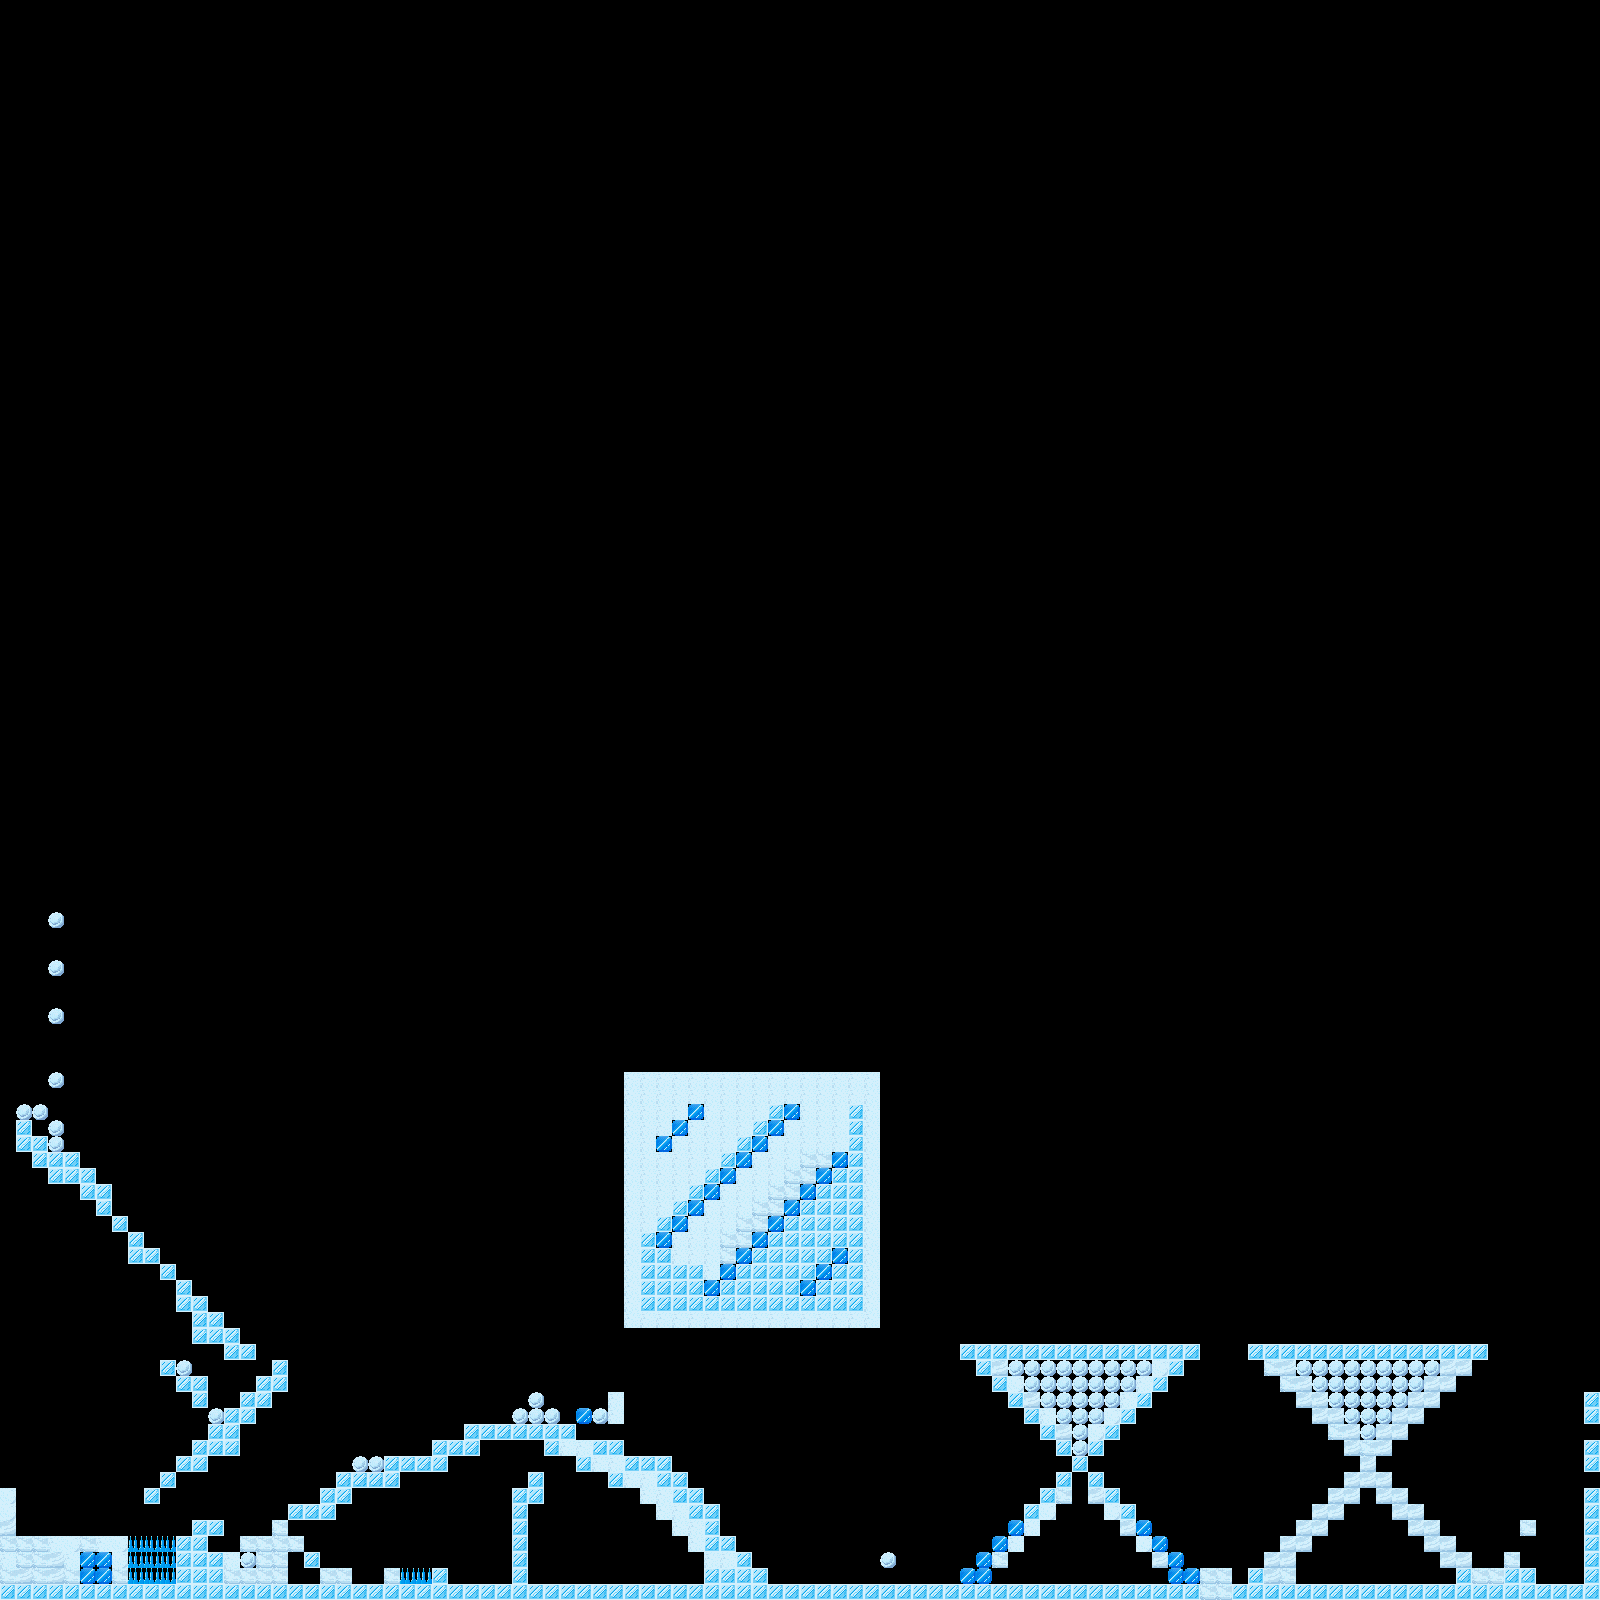

A level layout from a 2D game, rendered from its tile map. Below: a short description, then the map file with tile-grid data replaced by summaries:
An orthogonal 100x100 tile map with 16x16 px tiles, 1 tile layer (h_ground) and 5 objects (3x key, start, exit).

<map version="1.0" orientation="orthogonal" renderorder="right-down" width="100" height="100" tilewidth="16" tileheight="16">
 <tileset firstgid="1" name="wtile" tilewidth="16" tileheight="16">
  <image source="winter_tiles.png" width="384" height="608" />
  <tile id="50">
   <properties>
    <property name="type" value="snow" />
   </properties>
  </tile>
  <tile id="51">
   <properties>
    <property name="type" value="snow" />
   </properties>
  </tile>
  <tile id="74">
   <properties>
    <property name="type" value="snow" />
   </properties>
  </tile>
  <tile id="75">
   <properties>
    <property name="type" value="snow" />
   </properties>
  </tile>
 </tileset>
 <layer name="h_ground" width="100" height="100">
  <data>[10000 cells, 757 non-empty, 8 distinct tile ids]</data>
 </layer>
 <objectgroup name="game">
  <object name="start" type="start" x="48" y="1520" width="16" height="16" />
  <object type="exit" gid="2" x="832" y="1584" />
  <object type="key" gid="26" x="208" y="1520" />
  <object type="key" gid="26" x="240" y="1536" />
  <object type="key" gid="26" x="304" y="1504" />
 </objectgroup>
</map>
